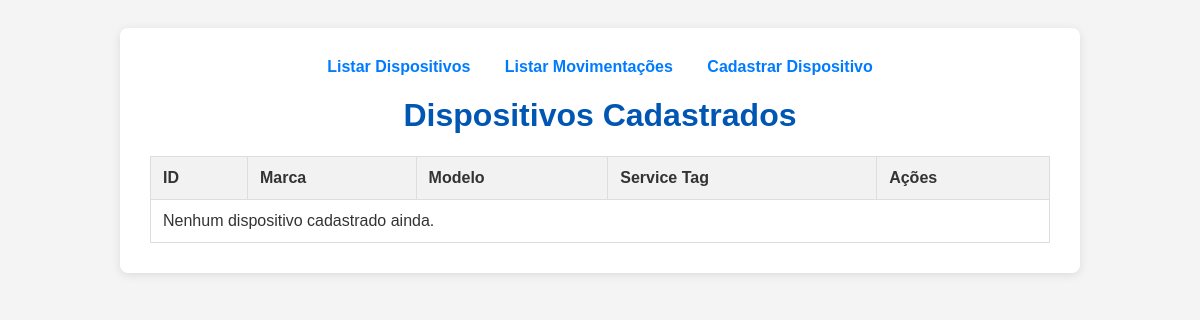
/devices/, run on an earlier commit of the app's database.
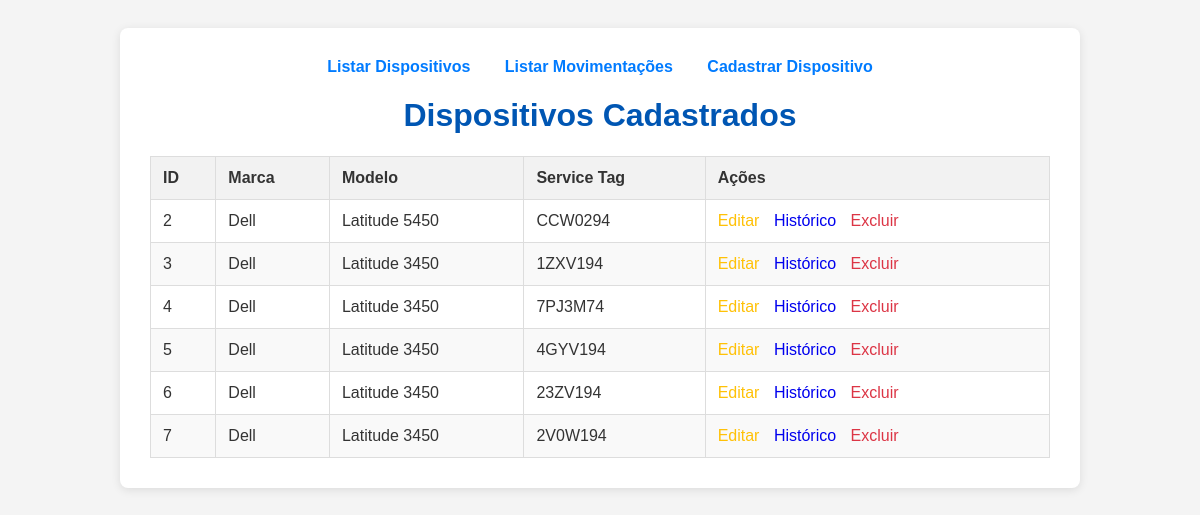
And on a later commit of the database.
### inventory/models.py (models this page shows, shortened)
class Device(models.Model):
    DEVICE_TYPE_CHOICES = [
        ('desktop', 'Desktop'),
        ('notebook', 'Notebook'),
    ]
    device_type = models.CharField(
        max_length=10,
        choices=DEVICE_TYPE_CHOICES,
        default='desktop',
        verbose_name="Tipo de Dispositivo"
    )
    brand = models.CharField(max_length=100, verbose_name="Marca")
    model = models.CharField(max_length=100, verbose_name="Modelo")
    service_tag = models.CharField(max_length=100, unique=True, verbose_name="Service Tag")
    processor = models.CharField(max_length=100, verbose_name="Processador")
    ram = models.CharField(max_length=50, verbose_name="Memória RAM")
    ssd = models.CharField(max_length=50, verbose_name="SSD/Armazenamento")
    is_new = models.BooleanField(default=False, verbose_name="Marcar como novo")
    observation = models.TextField(blank=True, null=True, verbose_name="Observação")
    created_at = models.DateTimeField(auto_now_add=True, verbose_name="Data de Cadastro")
    history = HistoricalRecords()
    class Meta:
        verbose_name = "Dispositivo"
        verbose_name_plural = "Dispositivos"

### inventory/views.py (the view)
# urls.py: path('devices/', views.device_list, name='device_list'),
def device_list(request):
    devices = Device.objects.all().order_by('id')
    context = {
        'devices': devices
    }
    return render(request, 'inventory/device_list.html', context)

### inventory/templates/inventory/device_list.html (shortened to what this page needs)
<!DOCTYPE html>
<html lang="pt-br">
<head>
</head>
<body>
    <div class="container">
        <div class="nav">
            <a href="{% url 'device_list' %}">Listar Dispositivos</a>
            <a href="{% url 'movement_list' %}">Listar Movimentações</a>
            <a href="{% url 'register_device' %}">Cadastrar Dispositivo</a>
        </div>
        <h1>Dispositivos Cadastrados</h1>
        <table>
            <thead>
                <tr>
                    <th>ID</th>
                    <th>Marca</th>
                    <th>Modelo</th>
                    <th>Service Tag</th>
                    <th>Ações</th>
                </tr>
            </thead>
            <tbody>
                {% for device in devices %}
                <tr>
                    <td>{{ device.id }}</td>
                    <td>{{ device.brand }}</td>
                    <td>{{ device.model }}</td>
                    <td>{{ device.service_tag }}</td>
                    <td class="actions">
                        <a href="{% url 'device_update' pk=device.pk %}" class="edit-btn">Editar</a>
                        <a href="{% url 'device_history' pk=device.pk %}">Histórico</a>
                        <a href="{% url 'device_delete' pk=device.pk %}" class="delete-btn">Excluir</a>
                    </td>
                </tr>
                {% empty %}
                <tr>
                    <td colspan="5">Nenhum dispositivo cadastrado ainda.</td>
                </tr>
                {% endfor %}
            </tbody>
        </table>
    </div>
</body>
</html>

### inventory/templates/inventory/device_list.html (style rules this page uses)
body { font-family: sans-serif; background-color: #f4f4f4; padding: 20px; color: #333; }
.container { max-width: 900px; margin: 0 auto; background: #fff; padding: 30px; border-radius: 8px; box-shadow: 0 2px 10px rgba(0,0,0,0.1); }
h1 { text-align: center; color: #0056b3; }
table { width: 100%; border-collapse: collapse; margin-top: 20px; }
th, td { padding: 12px; border: 1px solid #ddd; text-align: left; }
th { background-color: #f2f2f2; }
tr:nth-child(even) { background-color: #f9f9f9; }
.actions a { margin-right: 10px; text-decoration: none; }
.edit-btn { color: #ffc107; }
.delete-btn { color: #dc3545; }
.nav { text-align: center; margin-bottom: 20px; }
.nav a { margin: 0 15px; text-decoration: none; color: #007bff; font-weight: bold; font-size: 16px; }

What changed in the data, as far as the page shows it:
added Device: id "2", brand "Dell", model "Latitude 5450", service_tag "CCW0294"
added Device: id "3", brand "Dell", model "Latitude 3450", service_tag "1ZXV194"
added Device: id "4", brand "Dell", model "Latitude 3450", service_tag "7PJ3M74"
added Device: id "5", brand "Dell", model "Latitude 3450", service_tag "4GYV194"
added Device: id "6", brand "Dell", model "Latitude 3450", service_tag "23ZV194"
added Device: id "7", brand "Dell", model "Latitude 3450", service_tag "2V0W194"
Also different on the page:
text no longer shown: "Nenhum dispositivo cadastrado ainda."
